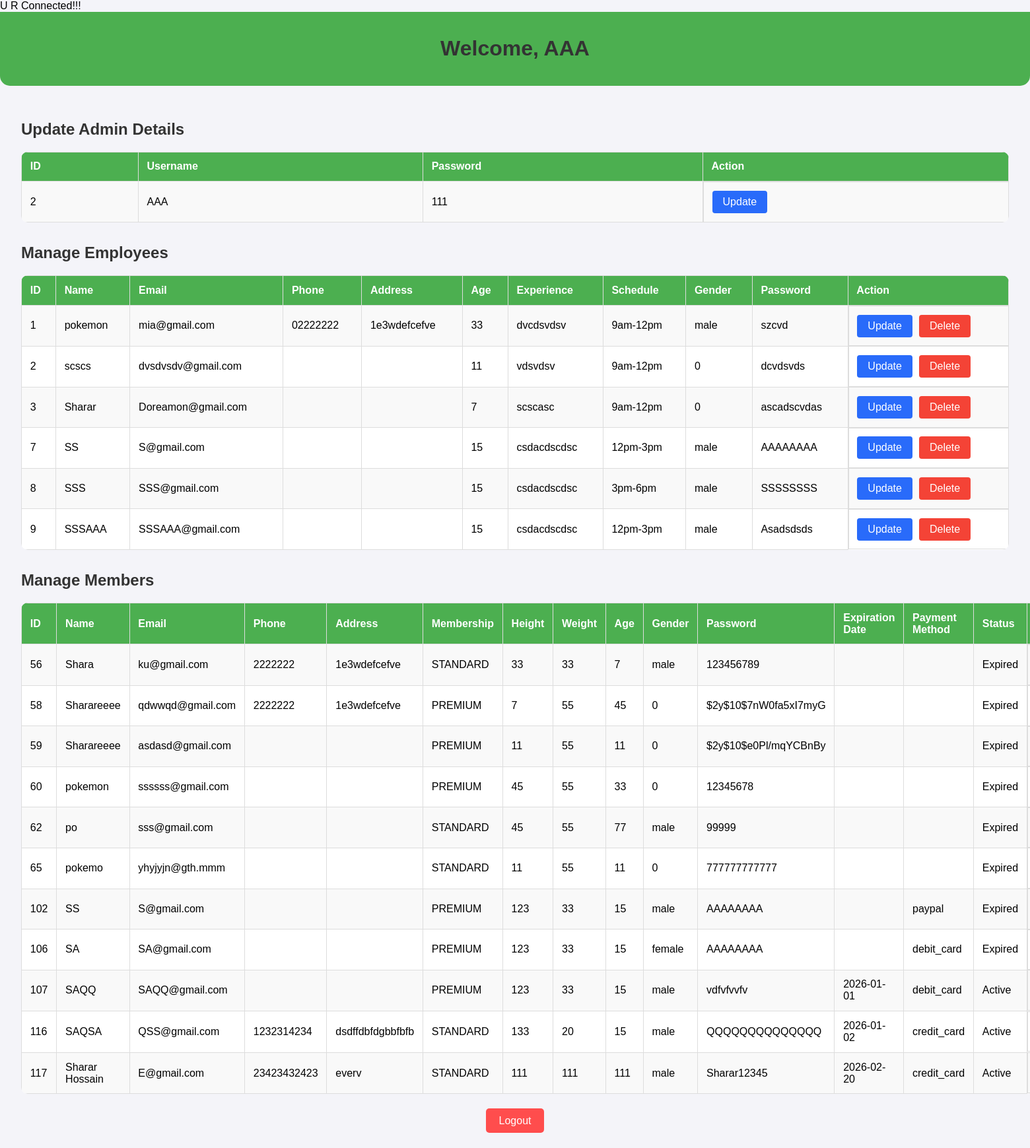
/admin_dashboard.php (signed in), run on the app's committed database.
### tables this page shows
CREATE TABLE `employees` (
  `ID` int(11) NOT NULL,
  `Name` varchar(100) NOT NULL,
  `Email` varchar(100) NOT NULL,
  `Password` varchar(255) NOT NULL,
  `Experience` varchar(100) NOT NULL,
  `Schedule` varchar(100) NOT NULL,
  `Age` int(11) NOT NULL,
  `Gender` varchar(100) NOT NULL,
  `Profession` varchar(50) NOT NULL,
  `Phone` varchar(15) DEFAULT NULL,
  `Address` varchar(50) DEFAULT NULL
);

CREATE TABLE `members` (
  `Member_id` int(10) NOT NULL,
  `Name` varchar(200) NOT NULL,
  `Email` varchar(20) NOT NULL,
  `Password` varchar(20) NOT NULL,
  `Height` float NOT NULL,
  `Weight` float NOT NULL,
  `Age` int(3) NOT NULL,
  `Gender` varchar(100) NOT NULL,
  `Membership` varchar(10) NOT NULL,
  `Facilities` varchar(200) NOT NULL,
  `PaymentMethod` varchar(50) NOT NULL,
  `ExpirationDate` date DEFAULT NULL,
  `Phone` varchar(15) DEFAULT NULL,
  `Address` varchar(50) DEFAULT NULL,
  `payment_amount` varchar(10) DEFAULT NULL
);

### admin_dashboard.php (the view, shortened to what this page needs)
<?php
include 'GYM-DBMS.php';
?>
<!DOCTYPE html>
<html lang="en">
<head>
</head>
<body>
    <header>
        <h1>Welcome, <?php echo htmlspecialchars($_SESSION['Username']); ?></h1>
    </header>
    <main>
        <h2>Update Admin Details</h2>
        <table>
            <tr>
                <th>ID</th>
                <th>Username</th>
                <th>Password</th>
                <th>Action</th>
            </tr>
            <?php
            $result = $conn->query("SELECT * FROM admins WHERE Username='{$_SESSION['Username']}'");
            while ($row = $result->fetch_assoc()) {
                echo "<tr>
                        <td>{$row['Id']}</td>
                        <td>{$row['Username']}</td>
                        <td>{$row['Password']}</td>
                        <td class='actions'>
                            <a class='update' href='update_admin.php?Id={$row['Id']}'>Update</a>
                        </td>
                      </tr>";
            }
            ?>
        </table>
        <h2>Manage Employees</h2>
<table>
    <tr>
        <th>ID</th>
        <th>Name</th>
        <th>Email</th>
        <th>Phone</th>
        <th>Address</th>
        <th>Age</th>
        <th>Experience</th>
        <th>Schedule</th>
        <th>Gender</th>
        <th>Password</th>
        <th>Action</th>
    </tr>
    <?php
    $result = $conn->query("SELECT * FROM employees");
    while ($row = $result->fetch_assoc()) {
        echo "<tr>
                <td>{$row['ID']}</td>
                <td>{$row['Name']}</td>
                <td>{$row['Email']}</td>
                <td>{$row['Phone']}</td>
                <td>{$row['Address']}</td>
                <td>{$row['Age']}</td>
                <td>{$row['Experience']}</td>
                <td>{$row['Schedule']}</td>
                <td>{$row['Gender']}</td>
                <td>{$row['Password']}</td>
                <td class='actions'>
                    <a class='update' href='update_employee.php?id={$row['ID']}'>Update</a>
                    <a class='delete' href='delete_employee.php?id={$row['ID']}'>Delete</a>
                </td>
              </tr>";
    }
    ?>
</table>
<h2>Manage Members</h2>
<table>
    <tr>
        <th>ID</th>
        <th>Name</th>
        <th>Email</th>
        <th>Phone</th>
        <th>Address</th>
        <th>Membership</th>
        <th>Height</th>
        <th>Weight</th>
        <th>Age</th>
        <th>Gender</th>
        <th>Password</th>
        <th>Expiration Date</th>
        <th>Payment Method</th>
        <th>Status</th>
        <th>Action</th>
    </tr>
    <?php
    $result = $conn->query("SELECT * FROM members");
    while ($row = $result->fetch_assoc()) {
        $currentDate = date('Y-m-d');
        $expirationDate = $row['ExpirationDate'];
        $status = ($currentDate > $expirationDate) ? 'Expired' : 'Active';
        echo "<tr>
                <td>{$row['Member_id']}</td>
                <td>{$row['Name']}</td>
                <td>{$row['Email']}</td>
                <td>{$row['Phone']}</td>
                <td>{$row['Address']}</td>
                <td>{$row['Membership']}</td>
                <td>{$row['Height']}</td>
                <td>{$row['Weight']}</td>
                <td>{$row['Age']}</td>
                <td>{$row['Gender']}</td>
                <td>{$row['Password']}</td>
                <td>{$expirationDate}</td>
                <td>{$row['PaymentMethod']}</td>
                <td>{$status}</td>
                <td class='actions'>
                    <a class='update' href='update_member.php?member_id={$row['Member_id']}'>Update</a>
                    <a class='delete' href='delete_member.php?member_id={$row['Member_id']}'>Delete</a>
                </td>
              </tr>";
    }
    ?>
</table>
<div style="text-align: center; margin-top: 20px;">
    <a href="index.html" class="logout-btn" style="text-decoration: none; color: white; background-color: #ff4d4d; padding: 10px 20px; border-radius: 5px;">Logout</a>
</div>
    </main>
</body>
</html>

### admin_dashboard.php (style rules this page uses)
body { font-family: Arial, sans-serif; margin: 0; padding: 0; background-color: #f4f4f9; }
header { background-color: #4CAF50; color: white; padding: 1rem 2rem; text-align: center; border-radius: 0 0 15px 15px; }
main { padding: 2rem; }
h1, h2 { color: #333; }
table { width: 100%; border-collapse: collapse; margin-bottom: 2rem; background-color: white; border-radius: 10px; overflow: hidden; }
table th, table td { border: 1px solid #ddd; padding: 0.8rem; text-align: left; }
table th { background-color: #4CAF50; color: white; }
table tr:nth-child(even) { background-color: #f9f9f9; }
.actions { display: flex; gap: 10px; }
.actions a { padding: 8px 16px; text-decoration: none; color: white; border-radius: 4px; text-align: center; }
.actions a.update { background-color:rgb(41, 107, 250); }
.actions a.delete { background-color: #f44336; }

### data on the page
employees: ID "1", Name "pokemon", Email "mia@gmail.com", Phone "02222222", Address "1e3wdefcefve", Age "33", Experience "dvcdsvdsv", Schedule "9am-12pm", Gender "male", Password "szcvd"
employees: ID "2", Name "scscs", Email "dvsdvsdv@gmail.com", Age "11", Experience "vdsvdsv", Schedule "9am-12pm", Gender "0", Password "dcvdsvds"
employees: ID "3", Name "Sharar", Email "Doreamon@gmail.com", Age "7", Experience "scscasc", Schedule "9am-12pm", Gender "0", Password "ascadscvdas"
employees: ID "7", Name "SS", Email "S@gmail.com", Age "15", Experience "csdacdscdsc", Schedule "12pm-3pm", Gender "male", Password "AAAAAAAA"
employees: ID "8", Name "SSS", Email "SSS@gmail.com", Age "15", Experience "csdacdscdsc", Schedule "3pm-6pm", Gender "male", Password "SSSSSSSS"
employees: ID "9", Name "SSSAAA", Email "SSSAAA@gmail.com", Age "15", Experience "csdacdscdsc", Schedule "12pm-3pm", Gender "male", Password "Asadsdsds"
members: Member_id "56", Name "Shara", Email "ku@gmail.com", Phone "2222222", Address "1e3wdefcefve", Membership "STANDARD", Height "33", Weight "33", Age "7", Gender "male", Password "123456789"
members: Member_id "58", Name "Sharareeee", Email "qdwwqd@gmail.com", Phone "2222222", Address "1e3wdefcefve", Membership "PREMIUM", Height "7", Weight "55", Age "45", Gender "0", Password "$2y$10$7nW0fa5xI7myG"
members: Member_id "59", Name "Sharareeee", Email "asdasd@gmail.com", Membership "PREMIUM", Height "11", Weight "55", Age "11", Gender "0", Password "$2y$10$e0Pl/mqYCBnBy"
members: Member_id "60", Name "pokemon", Email "ssssss@gmail.com", Membership "PREMIUM", Height "45", Weight "55", Age "33", Gender "0", Password "12345678"
members: Member_id "62", Name "po", Email "sss@gmail.com", Membership "STANDARD", Height "45", Weight "55", Age "77", Gender "male", Password "99999"
members: Member_id "65", Name "pokemo", Email "yhyjyjn@gth.mmm", Membership "STANDARD", Height "11", Weight "55", Age "11", Gender "0", Password "777777777777"
members: Member_id "102", Name "SS", Email "S@gmail.com", Membership "PREMIUM", Height "123", Weight "33", Age "15", Gender "male", Password "AAAAAAAA", PaymentMethod "paypal"
members: Member_id "106", Name "SA", Email "SA@gmail.com", Membership "PREMIUM", Height "123", Weight "33", Age "15", Gender "female", Password "AAAAAAAA", PaymentMethod "debit_card"
members: Member_id "107", Name "SAQQ", Email "SAQQ@gmail.com", Membership "PREMIUM", Height "123", Weight "33", Age "15", Gender "male", Password "vdfvfvvfv", ExpirationDate "2026-01-01", PaymentMethod "debit_card"
members: Member_id "116", Name "SAQSA", Email "QSS@gmail.com", Phone "1232314234", Address "dsdffdbfdgbbfbfb", Membership "STANDARD", Height "133", Weight "20", Age "15", Gender "male", Password "QQQQQQQQQQQQQQ", ExpirationDate "2026-01-02", PaymentMethod "credit_card"
members: Member_id "117", Name "Sharar Hossain", Email "E@gmail.com", Phone "23423432423", Address "everv", Membership "STANDARD", Height "111", Weight "111", Age "111", Gender "male", Password "Sharar12345", ExpirationDate "2026-02-20", PaymentMethod "credit_card"

### other printed values
$_SESSION['Username'] "AAA"
$row['Id'] "2"
$row['Username'] "AAA"
$row['Password'] "111"
